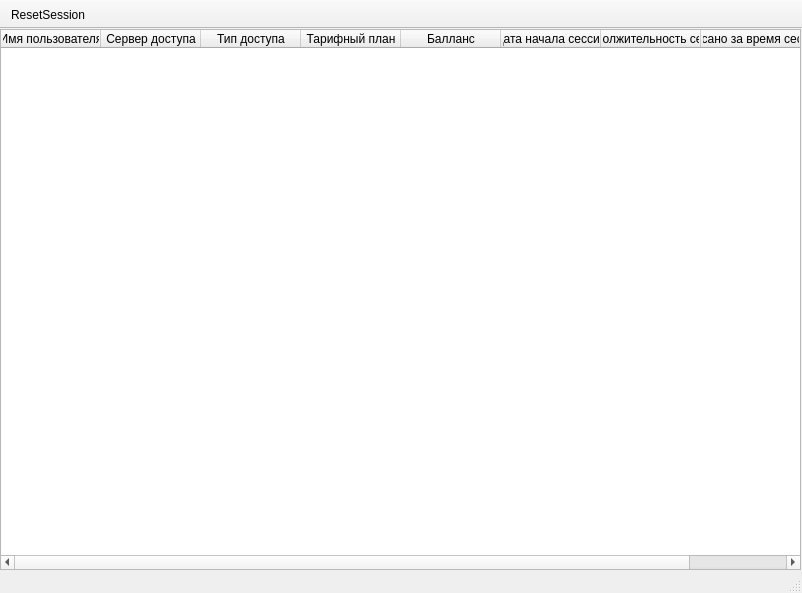
<ui version="4.0" >
 <class>MainWindow</class>
 <widget class="QMainWindow" name="MainWindow" >
  <property name="geometry" >
   <rect>
    <x>0</x>
    <y>0</y>
    <width>802</width>
    <height>593</height>
   </rect>
  </property>
  <property name="windowTitle" >
   <string>Монитор активности</string>
  </property>
  <widget class="QWidget" name="centralwidget" >
   <widget class="QTableWidget" name="tableWidget" >
    <property name="geometry" >
     <rect>
      <x>0</x>
      <y>0</y>
      <width>801</width>
      <height>541</height>
     </rect>
    </property>
    <column>
     <property name="text" >
      <string>Имя пользователя</string>
     </property>
    </column>
    <column>
     <property name="text" >
      <string>Сервер доступа</string>
     </property>
    </column>
    <column>
     <property name="text" >
      <string>Тип доступа</string>
     </property>
    </column>
    <column>
     <property name="text" >
      <string>Тарифный план</string>
     </property>
    </column>
    <column>
     <property name="text" >
      <string>Балланс</string>
     </property>
    </column>
    <column>
     <property name="text" >
      <string>Дата начала сессии</string>
     </property>
    </column>
    <column>
     <property name="text" >
      <string>Продолжительность сессии</string>
     </property>
    </column>
    <column>
     <property name="text" >
      <string>Списано за время сессии</string>
     </property>
    </column>
   </widget>
  </widget>
  <widget class="QMenuBar" name="menubar" >
   <property name="geometry" >
    <rect>
     <x>0</x>
     <y>0</y>
     <width>802</width>
     <height>21</height>
    </rect>
   </property>
  </widget>
  <widget class="QStatusBar" name="statusbar" />
  <widget class="QToolBar" name="toolBar" >
   <property name="windowTitle" >
    <string>toolBar</string>
   </property>
   <property name="layoutDirection" >
    <enum>Qt::LeftToRight</enum>
   </property>
   <property name="movable" >
    <bool>false</bool>
   </property>
   <property name="toolButtonStyle" >
    <enum>Qt::ToolButtonIconOnly</enum>
   </property>
   <property name="floatable" >
    <bool>false</bool>
   </property>
   <attribute name="toolBarArea" >
    <enum>TopToolBarArea</enum>
   </attribute>
   <attribute name="toolBarBreak" >
    <bool>false</bool>
   </attribute>
   <addaction name="actionResetSession" />
  </widget>
  <action name="actionResetSession" >
   <property name="icon" >
    <iconset>images/del.png</iconset>
   </property>
   <property name="text" >
    <string>ResetSession</string>
   </property>
  </action>
 </widget>
 <resources/>
 <connections/>
</ui>
